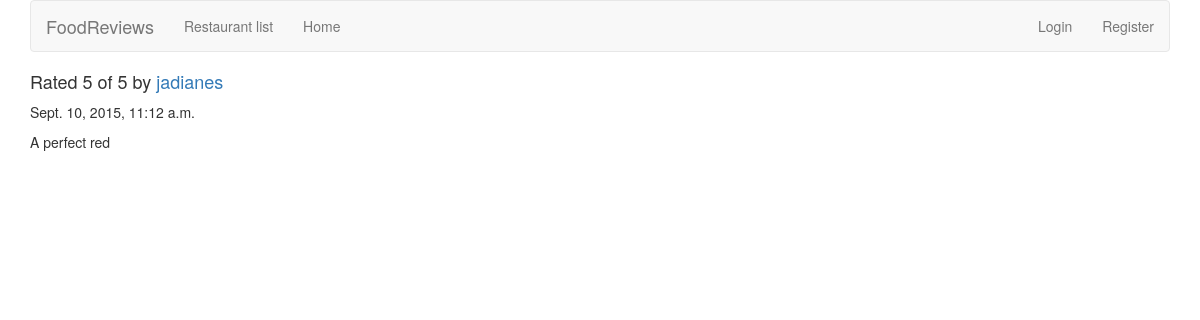
/reviews/review/59/, run on the app's committed database.
### reviews/models.py (models this page shows)
class Review(models.Model):
    RATING_CHOICES = (
        (1, '1'),
        (2, '2'),
        (3, '3'),
        (4, '4'),
        (5, '5'),
    )
    restaurant = models.ForeignKey(Restaurant)
    pub_date = models.DateTimeField('date published')
    user_name = models.CharField(max_length=100)
    comment = models.CharField(max_length=200)
    rating = models.IntegerField(choices=RATING_CHOICES)

### reviews/views.py (the view)
# urls.py: url(r'^review/(?P<review_id>[0-9]+)/$', views.review_detail, name='review_detail'),
def review_detail(request, review_id):
    review = get_object_or_404(Review, pk=review_id)
    return render(request, 'reviews/review_detail.html', {'review': review})

### reviews/templates/reviews/review_detail.html (shortened to what this page needs)
{% extends 'base.html' %}
{% block content %}
<h4>Rated {{ review.rating }} of 5 by <a href="{% url 'reviews:user_review_list' review.user_name %}" >{{ review.user_name }}</a></h4>
<p>{{ review.pub_date }}</p>
<p>{{ review.comment }}</p>
{% endblock %}

### data on the page
Review: rating "5", user_name "jadianes", pub_date "Sept. 10, 2015, 11:12 a.m.", comment "A perfect red"
